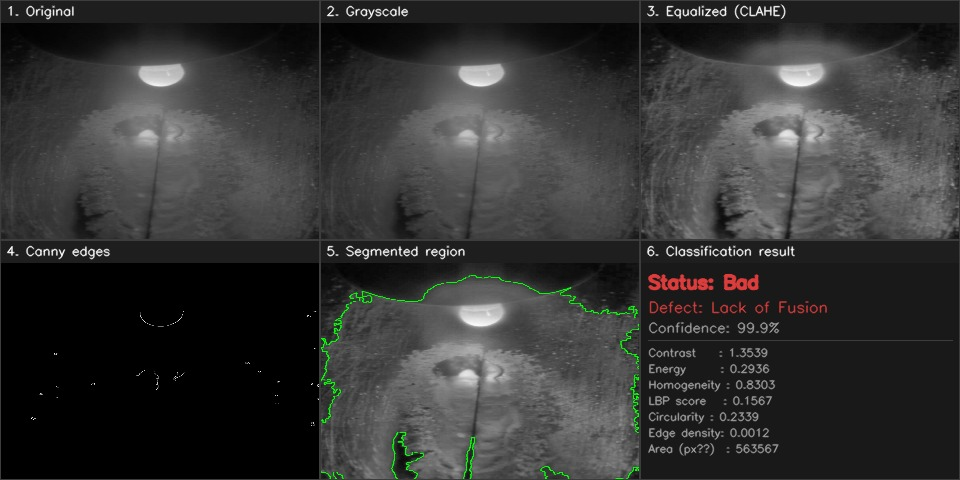
#> input picture frame_00020_report.jpg, 960 x 480 px
$ python -i segmentation_engine.py   (imports and definitions only)   (older library calls are emulated)
#> lines starting #> are read from the running program, lines starting #| are printed output that depends on the picture; after the words box and inside, x2 and y2 are one past the last pixel; in counts of white or black regions, pixels touching at a corner belong together
import cv2
import numpy as np

class SegmentationEngine:

    def __init__(
        self,
        thresh_block:   int   = 35,
        thresh_c:       int   = 10,
        canny_low:      int   = 50,
        canny_high:     int   = 150,
        morph_ksize:    int   = 7,
        min_area_ratio: float = 0.005,
    ):
        self.thresh_block    = thresh_block
        self.thresh_c        = thresh_c
        self.canny_low       = canny_low
        self.canny_high      = canny_high
        self.morph_ksize     = morph_ksize
        self.min_area_ratio  = min_area_ratio

    def segment(self, gray: np.ndarray) -> tuple[dict, list]:

        h, w = gray.shape[:2]
#> h = 480; w = 960
        min_area = h * w * self.min_area_ratio
#> min_area = 2304

        binary = cv2.adaptiveThreshold(
            gray,
            255,
            cv2.ADAPTIVE_THRESH_GAUSSIAN_C,
            cv2.THRESH_BINARY_INV,
            self.thresh_block,
            self.thresh_c,
        )
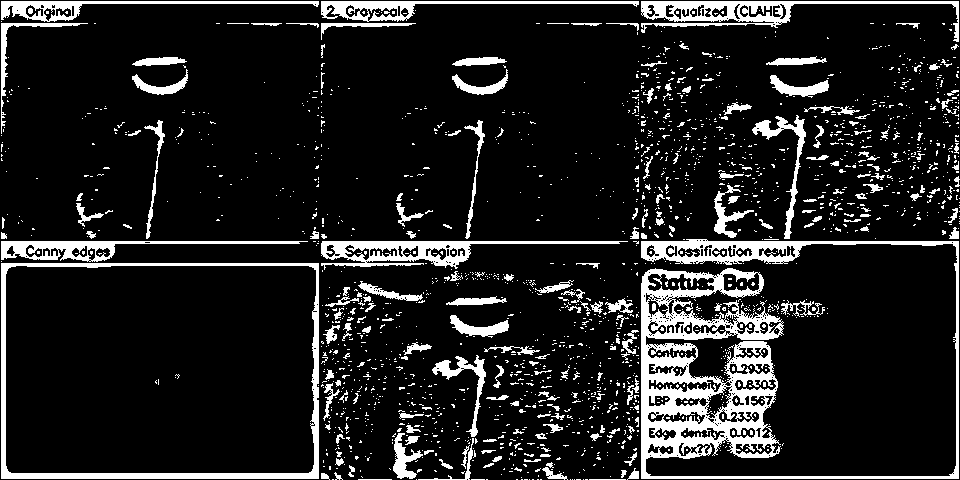
#> binary: shape (480, 960); 12.9% white; 1914 white regions (1700 under 20 px), largest, box (x1, y1, x2, y2) and area: (641, 239, 959, 479) 18513, (1, 263, 319, 479) 5154, (641, 1, 959, 42) 3218

        kernel  = cv2.getStructuringElement(
            cv2.MORPH_ELLIPSE,
            (self.morph_ksize, self.morph_ksize),
        )
        closed  = cv2.morphologyEx(binary, cv2.MORPH_CLOSE, kernel, iterations=2)
#> closed: shape (480, 960); 27.3% white; 171 white regions (139 under 20 px), largest, box (x1, y1, x2, y2) and area: (0, 0, 960, 480) 120018, (132, 57, 188, 95) 852, (452, 57, 508, 95) 852
        opened  = cv2.morphologyEx(closed, cv2.MORPH_OPEN,  kernel, iterations=1)
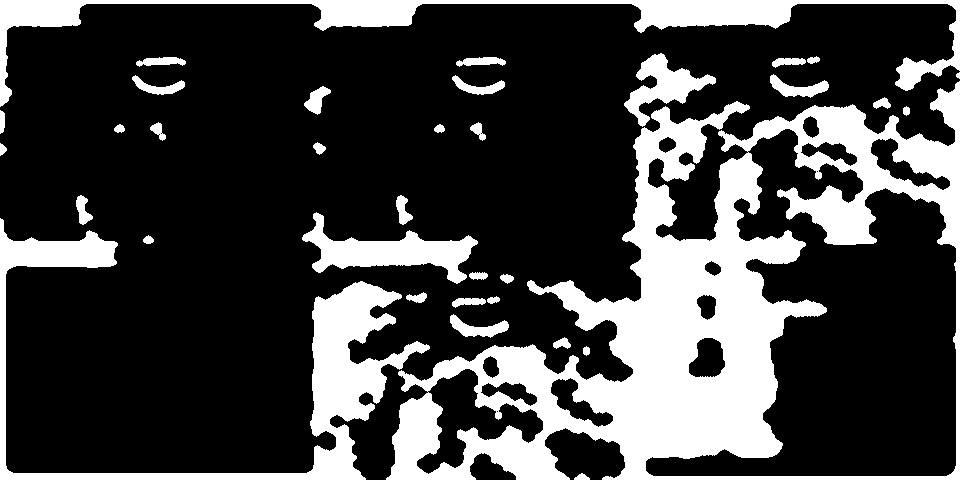
#> opened: shape (480, 960); 25.5% white; 35 white regions

        raw_contours, _ = cv2.findContours(
            opened, cv2.RETR_EXTERNAL, cv2.CHAIN_APPROX_SIMPLE
        )
#> raw_contours = 35 contours, 1 with area under 20; largest, box (x1, y1, x2, y2) and area: (386, 81, 960, 480) 137240, (0, 218, 430, 480) 16294, (0, 0, 960, 107) 11982, (302, 212, 478, 284) 4474, (624, 53, 716, 127) 2302
        contours = sorted(
            [c for c in raw_contours if cv2.contourArea(c) >= min_area],
            key=cv2.contourArea,
            reverse=True,
        )
#> contours = 4 contours; box (x1, y1, x2, y2) and area: (386, 81, 960, 480) 137240, (0, 218, 430, 480) 16294, (0, 0, 960, 107) 11982, (302, 212, 478, 284) 4474

        binary_mask = np.zeros_like(gray)
        if contours:
            cv2.drawContours(binary_mask, contours, -1, 255, cv2.FILLED)
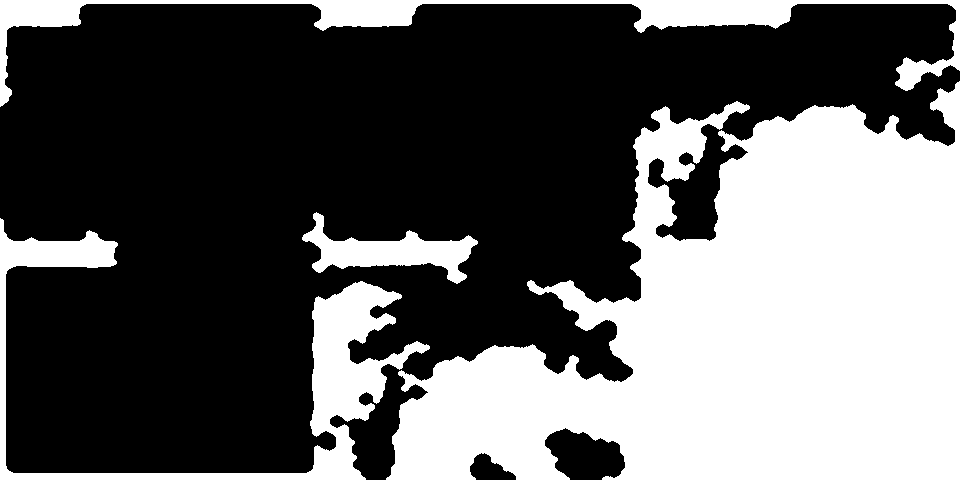
#> binary_mask: shape (480, 960); 37.8% white; 4 white regions, box (x1, y1, x2, y2) and area: (386, 81, 960, 480) 138786, (0, 218, 430, 480) 17388, (0, 0, 960, 107) 13210, (302, 212, 478, 284) 4706

        edges = cv2.Canny(gray, self.canny_low, self.canny_high)
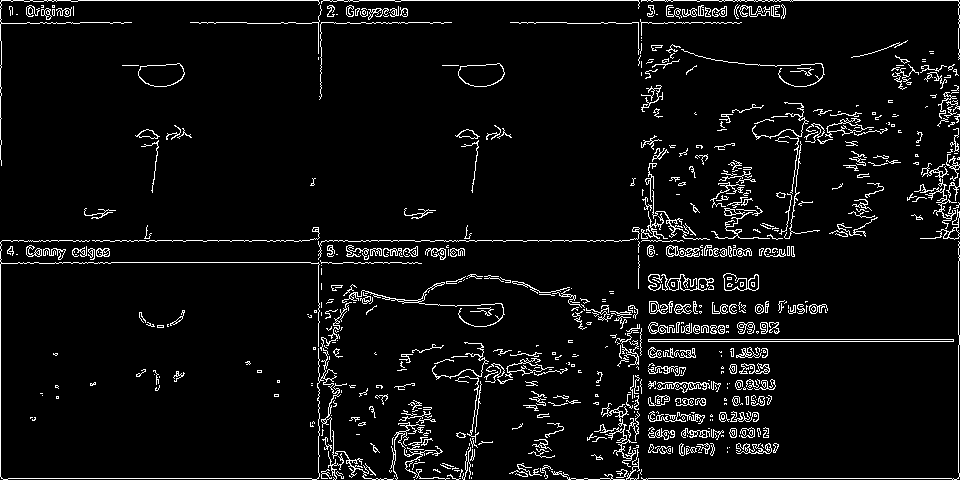
#> edges: shape (480, 960); 5.6% white in thin lines or dots

        sx    = cv2.Sobel(gray, cv2.CV_64F, 1, 0, ksize=3)
        sy    = cv2.Sobel(gray, cv2.CV_64F, 0, 1, ksize=3)
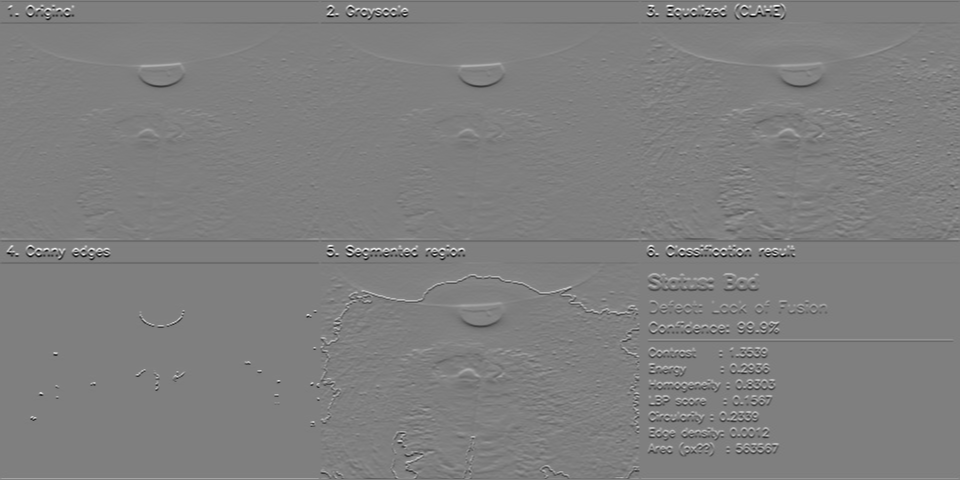
#> sy: shape (480, 960) float64; min -829, max 830, mean 0; drawn with min black and max white
        sobel = np.uint8(np.clip(np.sqrt(sx**2 + sy**2), 0, 255))
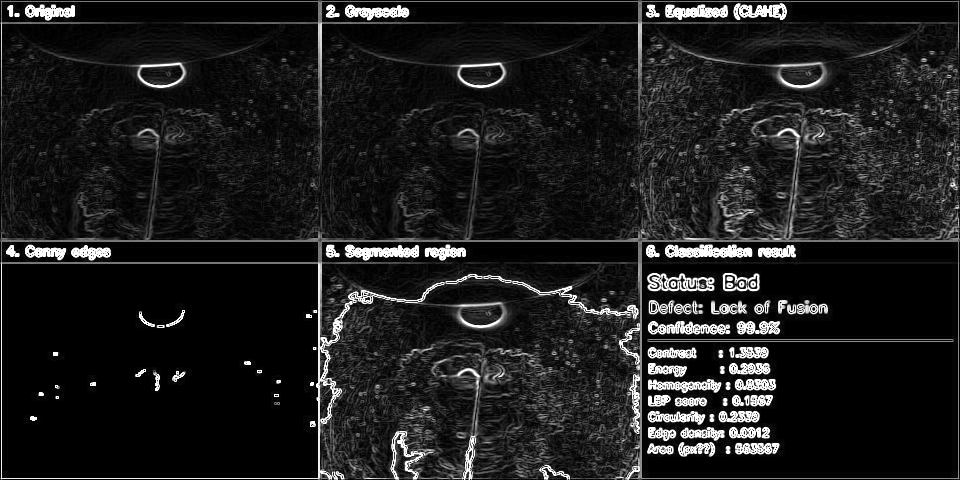
#> sobel: shape (480, 960); min 0, max 255, mean 29.1

        overlay = cv2.cvtColor(gray, cv2.COLOR_GRAY2BGR)
        cv2.drawContours(overlay, contours, -1, (0, 255, 80), 2)
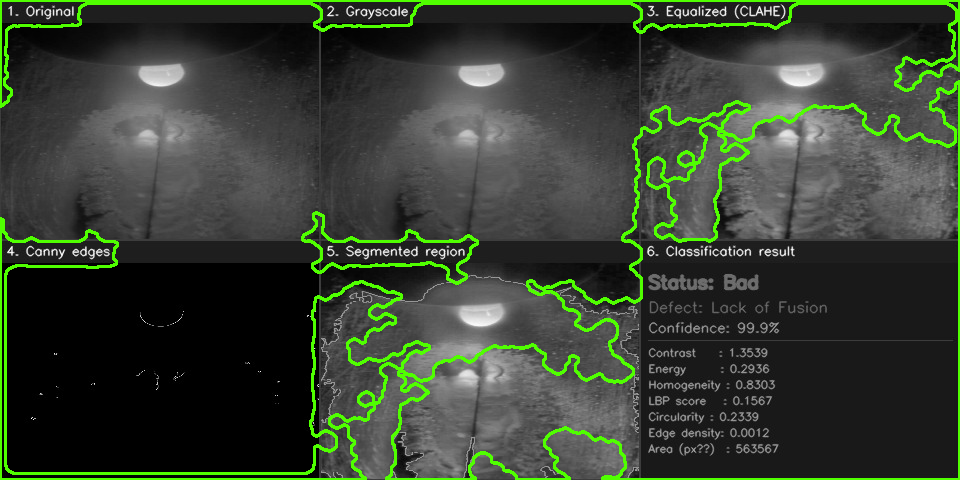
#> overlay: shape (480, 960, 3); mean B, G, R 49.9, 64, 54.4

        return {
            "binary_mask" : binary_mask,
            "edges"       : edges,
            "sobel"       : sobel,
            "overlay"     : overlay,
        }, contours

    def isolate_seam(self, gray: np.ndarray, contours: list) -> np.ndarray | None:
        if not contours:
            return None
        x, y, ww, hh = cv2.boundingRect(contours[0])
        return gray[y:y+hh, x:x+ww]

>>> import cv2
>>> picture = cv2.imread('../frame_00020_report.jpg', cv2.IMREAD_GRAYSCALE)
>>> result = SegmentationEngine().segment(picture)

$ run again, on frame_00091_report.jpg
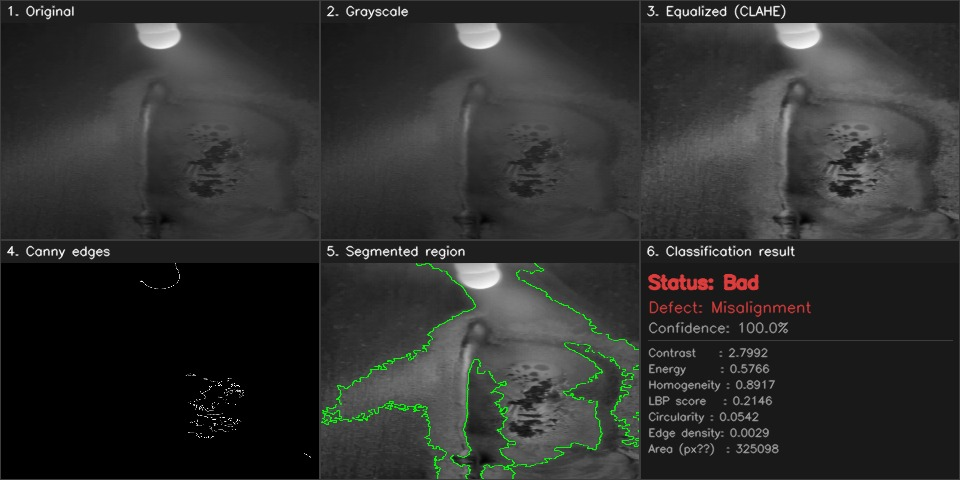
#> input picture frame_00091_report.jpg, 960 x 480 px
#> in segment, `binary = cv2.adaptiveThreshold( gray, 255, cv2.ADAPTIVE_THRESH_GAUSSIA..`:
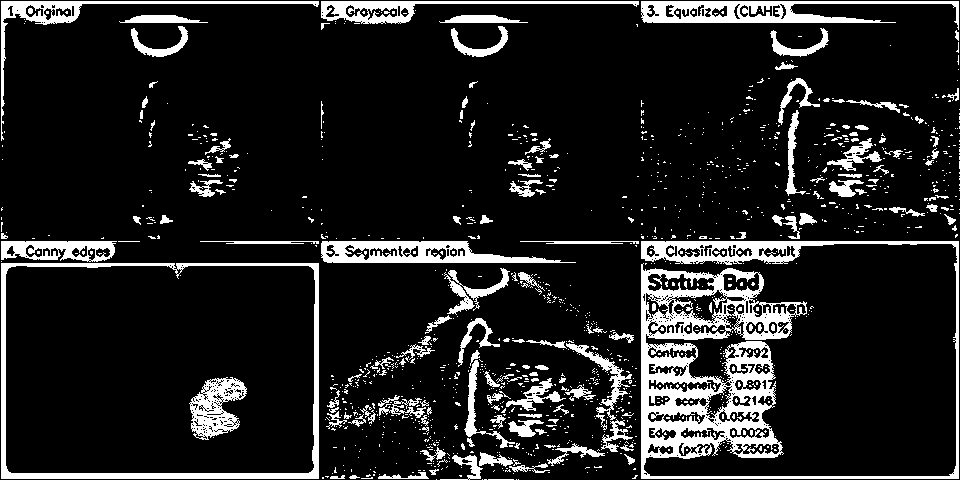
#> binary: shape (480, 960); 13.1% white; 1271 white regions (1115 under 20 px), largest, box (x1, y1, x2, y2) and area: (641, 241, 959, 479) 19180, (1, 263, 319, 479) 5185, (641, 1, 959, 30) 3694
#> closed: shape (480, 960); 23.2% white; 111 white regions (90 under 20 px), largest, box (x1, y1, x2, y2) and area: (0, 0, 960, 480) 97627, (189, 377, 247, 440) 2435, (188, 124, 240, 197) 2065
#> opened: shape (480, 960); 21.6% white; 43 white regions
#> raw_contours = 43 contours, 2 with area under 20; largest, box (x1, y1, x2, y2) and area: (0, 180, 960, 480) 69628, (0, 0, 960, 108) 12111, (818, 123, 893, 208) 3978, (190, 377, 247, 440) 2330, (510, 125, 557, 197) 1856
#> contours = 4 contours; box (x1, y1, x2, y2) and area: (0, 180, 960, 480) 69628, (0, 0, 960, 108) 12111, (818, 123, 893, 208) 3978, (190, 377, 247, 440) 2330
#> binary_mask: shape (480, 960); 20.1% white; 4 white regions, box (x1, y1, x2, y2) and area: (0, 180, 960, 480) 72700, (0, 0, 960, 108) 13332, (818, 123, 893, 208) 4134, (190, 377, 247, 440) 2430
#> edges: shape (480, 960); 4.8% white in thin lines or dots
#> in segment, `cv2.drawContours(overlay, contours, -1, (0, 255, 80), 2)`:
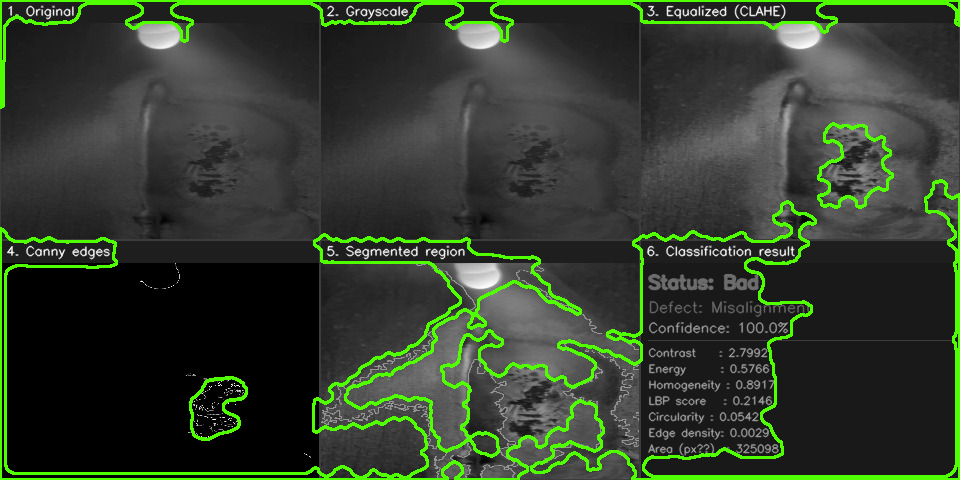
#> overlay: shape (480, 960, 3); mean B, G, R 45.1, 61.1, 50.1
